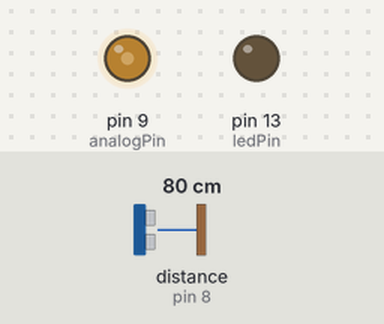
The sketch below on a simulated Arduino Uno, built with avr-gcc and run on an emulated ATmega328P. Parts: output pins drawn as LEDs (lit = HIGH). Wiring (inferred from the names in the program): ultrasonic range finder: trigger pin 7; echo pin 8. The test bench sets the inputs (shaded band); at power-on: distance to the obstacle (sensor on pin 8) 80 cm. The echo pulse lasts 58.3 µs per cm; pins used as bus, display or sensor lines are not drawn; what the sketch prints to the serial monitor is not drawn.

Above: at 1.2 s.
1.3 s: distance to the obstacle (sensor on pin 8) set to 2 cm
At 2.5 s:
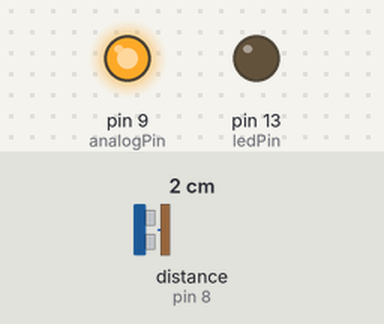
2.8 s: distance to the obstacle (sensor on pin 8) set to 250 cm
At 4.0 s:
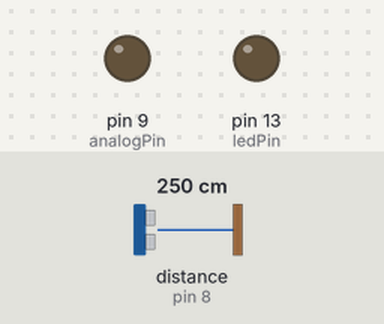
4.3 s: distance to the obstacle (sensor on pin 8) set to 134 cm
5.8 s: distance to the obstacle (sensor on pin 8) set to 125 cm
At 7.0 s:
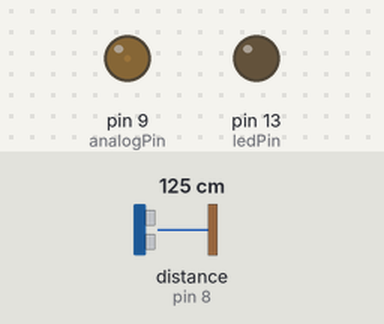
7.3 s: distance to the obstacle (sensor on pin 8) set to 35 cm
At 8.3 s:
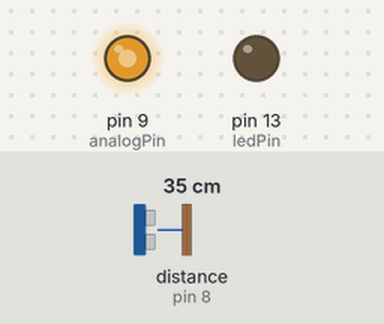
8.8 s: distance to the obstacle (sensor on pin 8) set to 299 cm
At 9.9 s:
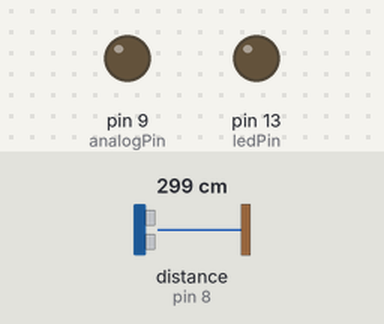
Timing chart, 0 to 11.3 s (numbered marks = the images above; inputs shaded):
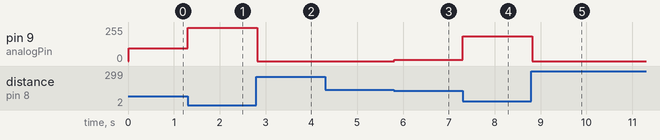

The sketch:

arduino-projects.ino
```cpp
const int ledPin = 13; // the number of the LED pin
const int analogPin = 9;

const int trigPin = 7; // green
const int echoPin = 8; // yellow

int ledState = LOW; // variable for reading the LED status

int brightness = 0; // how bright the LED is
int previousTime = 0; // the last time the output pin was toggled

String buffer = "";
bool bufferComplete = false;

float distance = 0.0;

void setup()
{
  // initialize the LED pin as an output:
  pinMode(ledPin, OUTPUT);
  pinMode(analogPin, OUTPUT);

  pinMode(trigPin, OUTPUT);
  pinMode(echoPin, INPUT);

  digitalWrite(trigPin, LOW);
  digitalWrite(echoPin, LOW);

  Serial.begin(115200);
  buffer.reserve(200);
}

void loop()
{
  digitalWrite(trigPin, HIGH);
  delayMicroseconds(10);
  digitalWrite(trigPin, LOW);

  int echoTime = pulseIn(echoPin, HIGH);

  distance = max(0, (float)echoTime * 34 / 2000.0);

  if (distance > 1)
    brightness = max(255 - (int)distance * 2, 0);
  else
    brightness = 0;

  Serial.println("Distance:   " + String(distance) + "cm");
  Serial.println("Brightness: " + String(brightness));

  analogWrite(analogPin, brightness);
  digitalWrite(ledPin, ledState);
}
```

Measured:
- after the input at 1.3 s, pin 9 (analogPin): 97/255 → 251/255 at once
- after the input at 2.8 s, pin 9 (analogPin): 251/255 → 0/255 at once
- after the input at 5.8 s, pin 9 (analogPin): 0/255 → 9/255 at once
- after the input at 7.3 s, pin 9 (analogPin): 9/255 → 187/255 at once
- after the input at 8.8 s, pin 9 (analogPin): 187/255 → 0/255 at once
